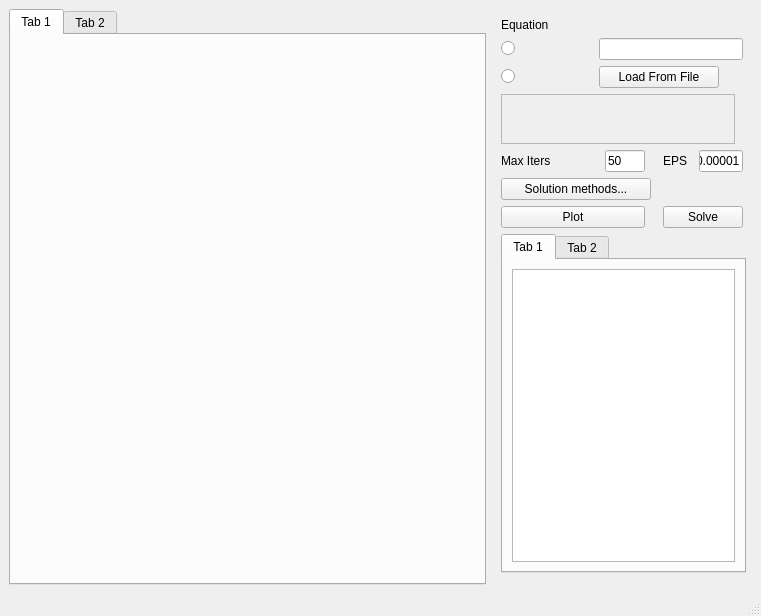
<?xml version="1.0" encoding="UTF-8"?>
<ui version="4.0">
    <class>MainWindow</class>
    <widget class="QMainWindow" name="MainWindow">
        <property name="geometry">
            <rect>
                <x>0</x>
                <y>0</y>
                <width>761</width>
                <height>616</height>
            </rect>
        </property>
        <property name="windowTitle">
            <string>MainWindow</string>
        </property>
        <widget class="QWidget" name="centralwidget">
            <layout class="QHBoxLayout" name="horizontalLayout">
                <item>
                    <widget class="QTabWidget" name="graphTabWidget">
                        <property name="currentIndex">
                            <number>0</number>
                        </property>
                        <widget class="QWidget" name="graph1Tab">
                            <attribute name="title">
                                <string>Tab 1</string>
                            </attribute>
                            <layout class="QVBoxLayout" name="verticalLayout_2">
                                <item>
                                    <widget class="QWidget" name="mplwindow" native="true">
                                        <property name="sizePolicy">
                                            <sizepolicy hsizetype="Expanding" vsizetype="Preferred">
                                                <horstretch>0</horstretch>
                                                <verstretch>0</verstretch>
                                            </sizepolicy>
                                        </property>
                                        <property name="layoutDirection">
                                            <enum>Qt::LeftToRight</enum>
                                        </property>
                                        <property name="autoFillBackground">
                                            <bool>false</bool>
                                        </property>
                                        <layout class="QVBoxLayout" name="mplvl"/>
                                    </widget>
                                </item>
                            </layout>
                        </widget>
                        <widget class="QWidget" name="graph2Tab">
                            <attribute name="title">
                                <string>Tab 2</string>
                            </attribute>
                        </widget>
                    </widget>
                </item>
                <item>
                    <widget class="QWidget" name="sidewindow" native="true">
                        <property name="minimumSize">
                            <size>
                                <width>250</width>
                                <height>0</height>
                            </size>
                        </property>
                        <property name="maximumSize">
                            <size>
                                <width>260</width>
                                <height>16777215</height>
                            </size>
                        </property>
                        <layout class="QGridLayout" name="gridLayout">
                            <property name="bottomMargin">
                                <number>12</number>
                            </property>
                            <item row="1" column="0">
                                <widget class="QRadioButton" name="textRadio">
                                    <property name="text">
                                        <string/>
                                    </property>
                                </widget>
                            </item>
                            <item row="4" column="2">
                                <widget class="QLineEdit" name="maxItersField">
                                    <property name="minimumSize">
                                        <size>
                                            <width>40</width>
                                            <height>0</height>
                                        </size>
                                    </property>
                                    <property name="maximumSize">
                                        <size>
                                            <width>16777215</width>
                                            <height>16777215</height>
                                        </size>
                                    </property>
                                    <property name="text">
                                        <string>50</string>
                                    </property>
                                </widget>
                            </item>
                            <item row="1" column="1" colspan="10">
                                <widget class="QLineEdit" name="equationField"/>
                            </item>
                            <item row="5" column="0" colspan="2">
                                <widget class="QPushButton" name="methodsButton">
                                    <property name="minimumSize">
                                        <size>
                                            <width>150</width>
                                            <height>0</height>
                                        </size>
                                    </property>
                                    <property name="text">
                                        <string>Solution methods...</string>
                                    </property>
                                </widget>
                            </item>
                            <item row="2" column="0">
                                <widget class="QRadioButton" name="fileRadio">
                                    <property name="text">
                                        <string/>
                                    </property>
                                </widget>
                            </item>
                            <item row="4" column="0" colspan="2">
                                <widget class="QLabel" name="maxItersLabel">
                                    <property name="maximumSize">
                                        <size>
                                            <width>55</width>
                                            <height>16777215</height>
                                        </size>
                                    </property>
                                    <property name="text">
                                        <string>Max Iters</string>
                                    </property>
                                </widget>
                            </item>
                            <item row="6" column="0" colspan="3">
                                <widget class="QPushButton" name="plotButton">
                                    <property name="text">
                                        <string>Plot</string>
                                    </property>
                                </widget>
                            </item>
                            <item row="3" column="0" colspan="9">
                                <widget class="QFrame" name="frame">
                                    <property name="sizePolicy">
                                        <sizepolicy hsizetype="Maximum" vsizetype="Preferred">
                                            <horstretch>0</horstretch>
                                            <verstretch>0</verstretch>
                                        </sizepolicy>
                                    </property>
                                    <property name="minimumSize">
                                        <size>
                                            <width>234</width>
                                            <height>50</height>
                                        </size>
                                    </property>
                                    <property name="maximumSize">
                                        <size>
                                            <width>16777215</width>
                                            <height>60</height>
                                        </size>
                                    </property>
                                    <property name="frameShape">
                                        <enum>QFrame::StyledPanel</enum>
                                    </property>
                                    <property name="frameShadow">
                                        <enum>QFrame::Raised</enum>
                                    </property>
                                </widget>
                            </item>
                            <item row="5" column="7">
                                <widget class="QWidget" name="widget_2" native="true">
                                    <property name="sizePolicy">
                                        <sizepolicy hsizetype="Expanding" vsizetype="Preferred">
                                            <horstretch>0</horstretch>
                                            <verstretch>0</verstretch>
                                        </sizepolicy>
                                    </property>
                                </widget>
                            </item>
                            <item row="4" column="6" colspan="5">
                                <widget class="QLineEdit" name="epsField">
                                    <property name="maximumSize">
                                        <size>
                                            <width>200</width>
                                            <height>16777215</height>
                                        </size>
                                    </property>
                                    <property name="text">
                                        <string>0.00001</string>
                                    </property>
                                </widget>
                            </item>
                            <item row="0" column="0" colspan="8">
                                <widget class="QLabel" name="equationLabel">
                                    <property name="maximumSize">
                                        <size>
                                            <width>16777215</width>
                                            <height>30</height>
                                        </size>
                                    </property>
                                    <property name="text">
                                        <string>Equation</string>
                                    </property>
                                </widget>
                            </item>
                            <item row="4" column="5">
                                <widget class="QLabel" name="epsLabel">
                                    <property name="minimumSize">
                                        <size>
                                            <width>30</width>
                                            <height>0</height>
                                        </size>
                                    </property>
                                    <property name="text">
                                        <string>EPS</string>
                                    </property>
                                </widget>
                            </item>
                            <item row="2" column="1" colspan="7">
                                <widget class="QPushButton" name="loadFileButton">
                                    <property name="maximumSize">
                                        <size>
                                            <width>120</width>
                                            <height>16777215</height>
                                        </size>
                                    </property>
                                    <property name="text">
                                        <string>Load From File</string>
                                    </property>
                                </widget>
                            </item>
                            <item row="6" column="5" colspan="6">
                                <widget class="QPushButton" name="solveButton">
                                    <property name="text">
                                        <string>Solve</string>
                                    </property>
                                </widget>
                            </item>
                            <item row="7" column="0">
                                <widget class="QTabWidget" name="resultsTabWidget">
                                    <property name="minimumSize">
                                        <size>
                                            <width>245</width>
                                            <height>0</height>
                                        </size>
                                    </property>
                                    <property name="currentIndex">
                                        <number>0</number>
                                    </property>
                                    <widget class="QWidget" name="table1Tab">
                                        <attribute name="title">
                                            <string>Tab 1</string>
                                        </attribute>
                                        <layout class="QVBoxLayout" name="verticalLayout">
                                            <item>
                                                <widget class="QTableWidget" name="resultsTable"/>
                                            </item>
                                        </layout>
                                    </widget>
                                    <widget class="QWidget" name="table2Tab">
                                        <attribute name="title">
                                            <string>Tab 2</string>
                                        </attribute>
                                    </widget>
                                </widget>
                            </item>
                        </layout>
                    </widget>
                </item>
            </layout>
        </widget>
        <widget class="QMenuBar" name="menubar">
            <property name="geometry">
                <rect>
                    <x>0</x>
                    <y>0</y>
                    <width>761</width>
                    <height>22</height>
                </rect>
            </property>
        </widget>
        <widget class="QStatusBar" name="statusbar"/>
    </widget>
    <resources/>
    <connections/>
</ui>
